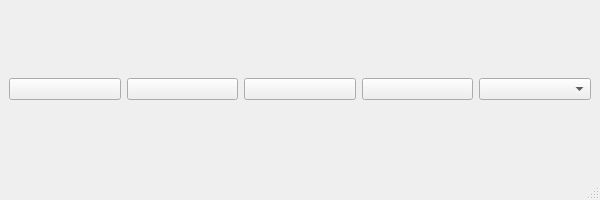
<?xml version="1.0" encoding="UTF-8"?>
<ui version="4.0">
 <class>PhMediaControllerView</class>
 <widget class="QMainWindow" name="PhMediaControllerView">
  <property name="geometry">
   <rect>
    <x>0</x>
    <y>0</y>
    <width>600</width>
    <height>200</height>
   </rect>
  </property>
  <property name="windowTitle">
   <string>MainWindow</string>
  </property>
  <widget class="QWidget" name="centralwidget">
   <layout class="QVBoxLayout" name="verticalLayout">
    <item>
     <layout class="QHBoxLayout" name="horizontalLayout_2"/>
    </item>
    <item>
     <layout class="QHBoxLayout" name="horizontalLayout">
      <item>
       <widget class="QPushButton" name="_backButton">
        <property name="text">
         <string/>
        </property>
       </widget>
      </item>
      <item>
       <widget class="QPushButton" name="_fastRewindButton">
        <property name="text">
         <string/>
        </property>
       </widget>
      </item>
      <item>
       <widget class="QPushButton" name="_playButton">
        <property name="text">
         <string/>
        </property>
       </widget>
      </item>
      <item>
       <widget class="QPushButton" name="_fastForwardButton">
        <property name="text">
         <string/>
        </property>
       </widget>
      </item>
      <item>
       <widget class="QComboBox" name="comboBox"/>
      </item>
     </layout>
    </item>
   </layout>
  </widget>
  <widget class="QMenuBar" name="menubar">
   <property name="geometry">
    <rect>
     <x>0</x>
     <y>0</y>
     <width>600</width>
     <height>22</height>
    </rect>
   </property>
  </widget>
  <widget class="QStatusBar" name="statusbar"/>
 </widget>
 <resources/>
 <connections/>
</ui>
